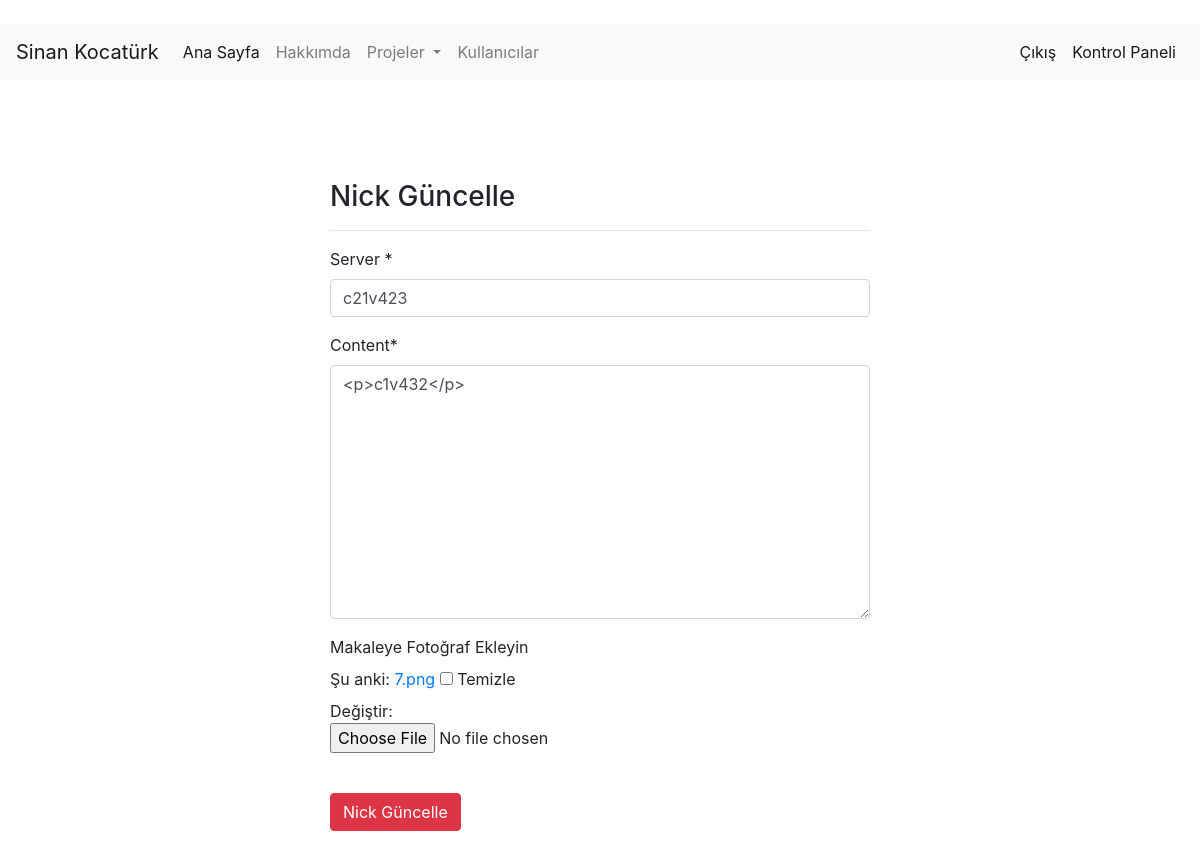
Page /nick/update/1/ (signed in) on the earlier database version.
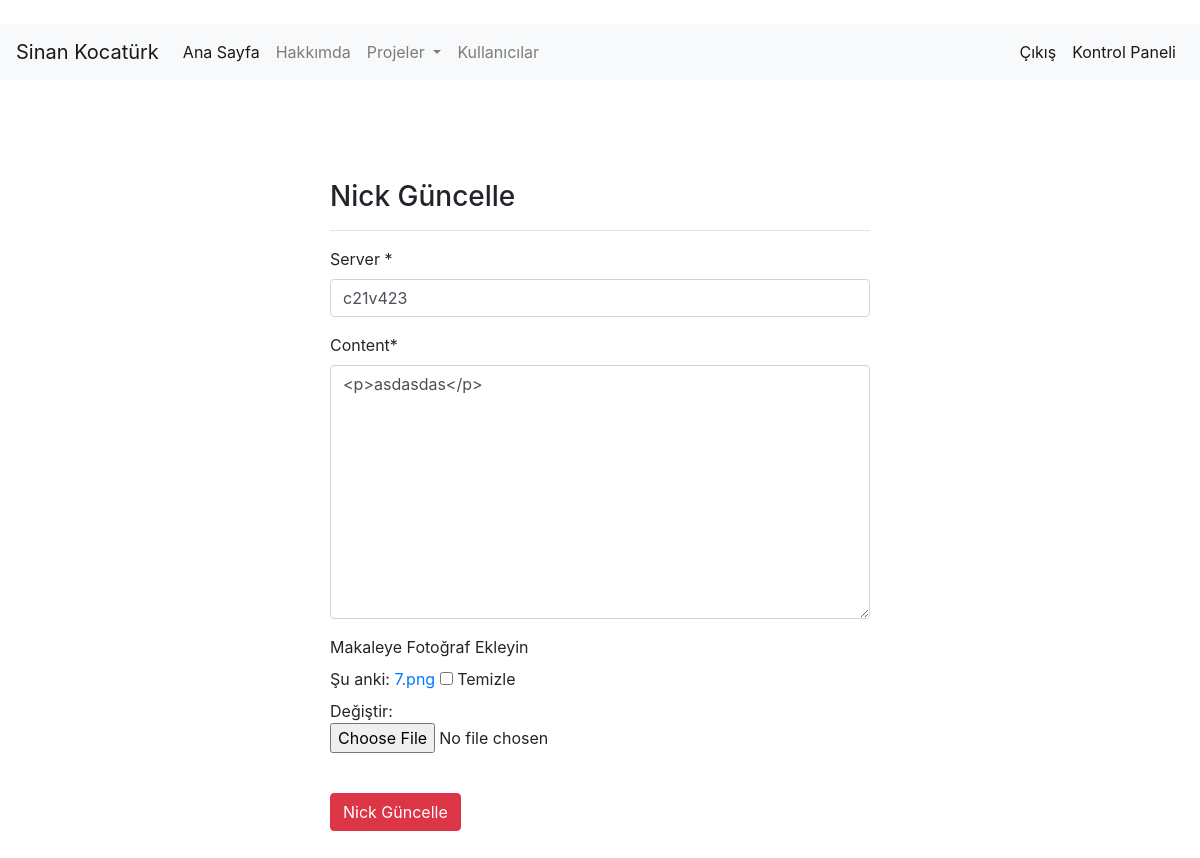
Same page on the later database version.
### nick/models.py (models this page shows, shortened)
class Nick(models.Model):
    author = models.ForeignKey("auth.User",on_delete = models.CASCADE,verbose_name = "Yazar ")
    title = models.CharField(max_length = 17,verbose_name = "Server ")
    """content = models.CharField(max_length = 20,verbose_name = "Nick ") """
    content = RichTextField()
    created_date = models.DateTimeField(auto_now_add=True,verbose_name="Oluşturulma Tarihi")
    article_image = models.FileField(blank = True,null = True,verbose_name="Makaleye Fotoğraf Ekleyin")
    class Meta:
       ordering = ['-created_date']

### nick/views.py (the view)
# urls.py: path('update/<int:id>/', views.update,name= "update"),
@login_required(login_url="user:login")
def update(request,id):
    form = get_object_or_404(Nick,id=id)
    form = NickForm(request.POST or None,request.FILES or None,instance = form)
    if form.is_valid():
        nick = form.save(commit=False)
        nick.author = request.user
        nick.save()
        messages.success(request,"Makale başarıyla güncellendi")
        return redirect("index")
    return render(request,"update.html",{"form":form})

### nick/forms.py
class NickForm(forms.ModelForm):
    class Meta:
        model = Nick
        fields = ["title","content","article_image"]

### templates/update.html (shortened to what this page needs)
{% extends "layout.html" %}
{% block body %}
{% load crispy_forms_tags %}
<div class="row">
    <div class="col-md-6 offset-md-3">
        <h3>Nick Güncelle</h3>
        <hr>
        <form method = "post" enctype="multipart/form-data">
            {{form|crispy}}
            <br>
            <button type = "submit" class = "btn btn-danger">Nick Güncelle</button>
        </form>
    </div>
  </div>
{% endblock body %}

Differences in the rows shown:
changed Nick: content "<p>c1v432</p>" → "<p>asdasdas</p>"
